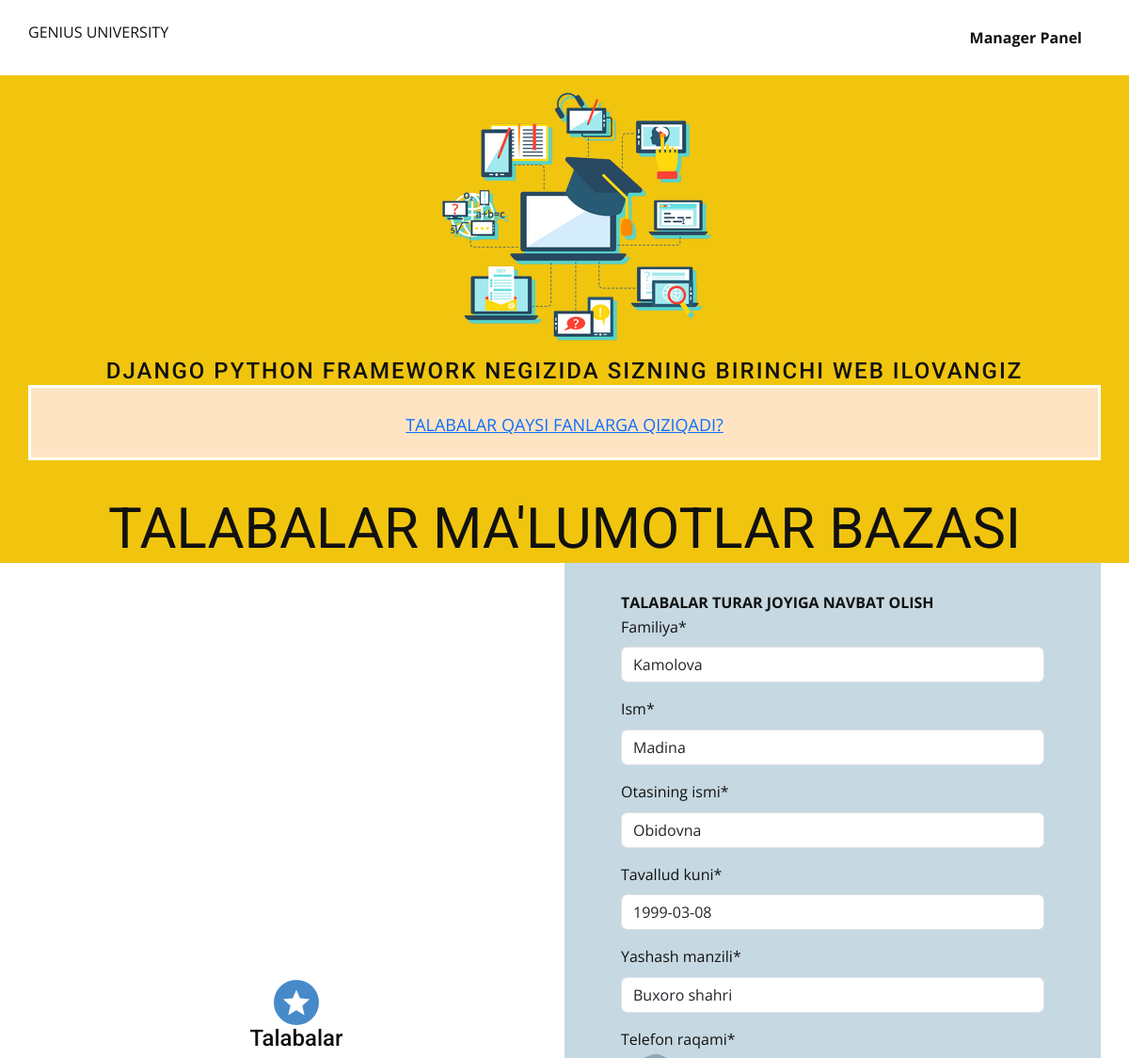
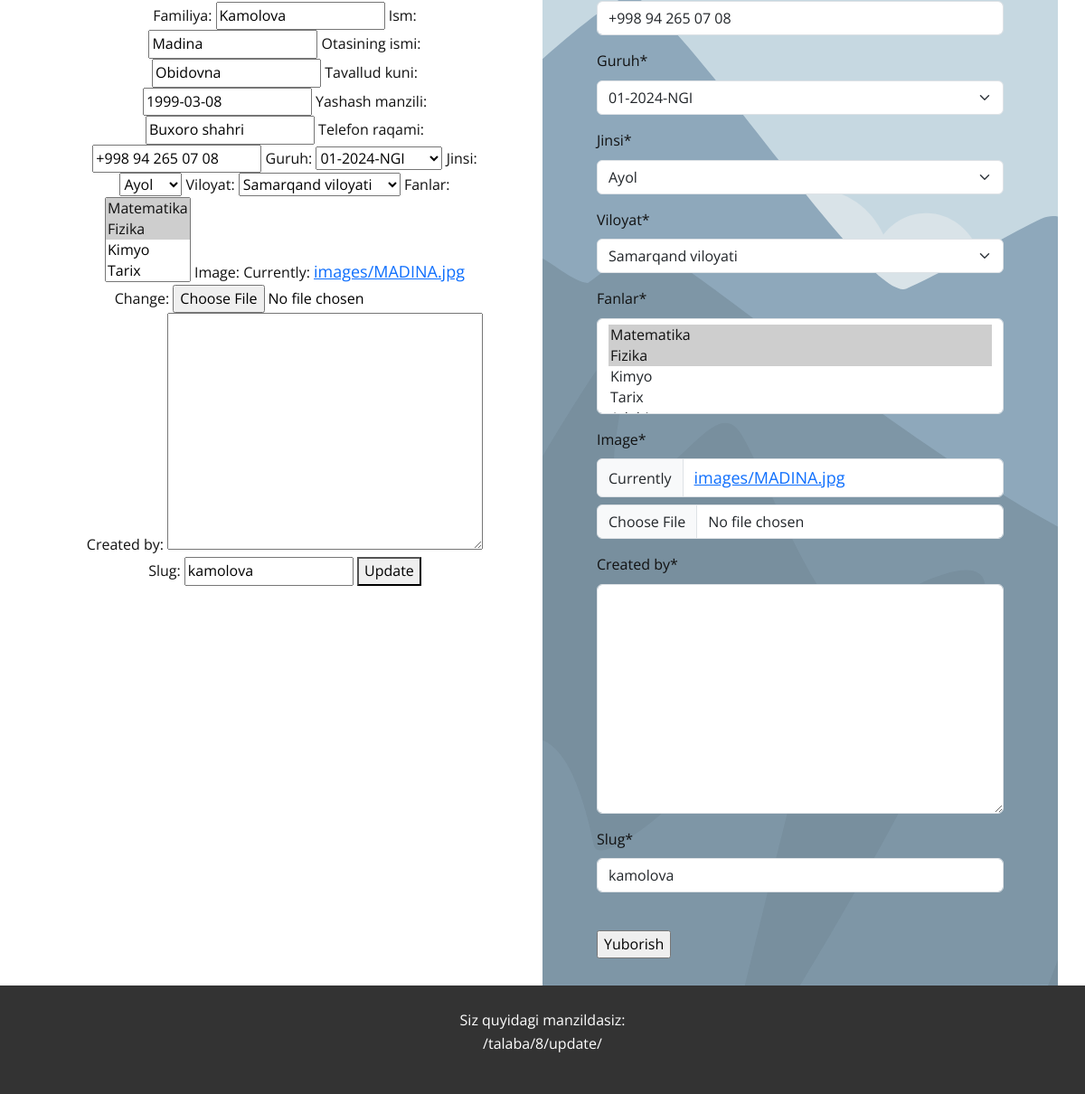
The page /talaba/8/update/ on the database its author committed (2 pictures, top to bottom).
### student/models.py (models this page shows, shortened)
class Talaba(models.Model):
    familiya = models.CharField(max_length=50)
    ism = models.CharField(max_length=50)
    otasining_ismi = models.CharField(max_length=50)
    tavallud_kuni = models.DateField()
    yashash_manzili = models.CharField(max_length=200)
    telefon_raqami = models.CharField(max_length=100)
    guruh = models.ForeignKey('Guruh', on_delete=models.DO_NOTHING, db_column='guruh', related_name= 'all_students')
    jinsi = models.ForeignKey('Jinsi', on_delete=models.DO_NOTHING, db_column='jinsi')
    viloyat = models.ForeignKey('Viloyatlar', on_delete=models.DO_NOTHING, db_column='viloyat')
    fanlar = models.ManyToManyField('Fanlar')
    image = models.ImageField(upload_to='images')
    created_by = CurrentUserField()
    slug = models.SlugField()
    class Meta:
        managed = True
        db_table = 'talaba'
        ordering = ["familiya"]
        verbose_name = "Talaba"
        verbose_name_plural = "Talabalar"

### student/views.py (the view)
# urls.py: path('talaba/<int:pk>/update/', TalabaUpdateView.as_view(), name='your_model_update'),
class TalabaUpdateView(UpdateView):
    model = Talaba
    template_name = 'talabalist.html'
    fields = '__all__'
    success_url = reverse_lazy('index')

### student/models.py (called while the page is built)
    def __str__(self):
        return self.fanlar_nomi

    def __str__(self):
        return self.guruh_raqami

    def __str__(self):
        return self.jins

    def __str__(self):
        return self.viloyat_nomi

### student/templates/talabalist.html (shortened to what this page needs)
{% extends 'base.html' %}
{% block 'data' %}
<h4>Talabalar</h4>
<form method="post">
    {{ form }}
    <button type="submit">Update</button>
</form>
{% endblock %}
{% block 'footer' %}
</br> Siz quyidagi manzildasiz: </br>
      {{  request.path  }}</br>
{% endblock %}

### student/templates/base.html (shortened to what this page needs)
{% load static %}
{%load crispy_forms_tags %}
<!DOCTYPE html>
<html style="font-size: 16px;" lang="ru"><head>
    <link rel="stylesheet" href="{% static 'nicepage.css' %}" media="screen">
    <link rel="stylesheet" href="{% static 'main.css' %}" media="screen">
  <link rel="stylesheet" href="https://code.jquery.com/ui/1.13.2/themes/base/jquery-ui.css">
  <link href="https://cdn.jsdelivr.net/npm/bootstrap@5.3.3/dist/css/bootstrap.min.css" rel="stylesheet">
  <meta data-intl-tel-input-cdn-path="intlTelInput/"></head>
  <body data-home-page="https://website6161720.nicepage.io/Главная.html?version=b3ee80cb-ac63-7ad0-20cd-9604ff540ec7" data-home-page-title="Главная" data-path-to-root="./" data-include-products="false" class="u-body u-xl-mode" data-lang="ru"><header class="u-clearfix u-header u-header" id="sec-e7a5"><div class="u-clearfix u-sheet u-valign-middle u-sheet-1">
        <a href="/" class="u-image u-logo u-image-1">GENIUS UNIVERSITY</a>
        <nav class="u-menu u-menu-dropdown u-offcanvas u-menu-1">
          <div class="u-nav-container">
            <ul class="u-nav u-unstyled u-nav-1">
                <li class="u-nav-item"><strong><a class="u-button-style u-nav-link u-text-active-palette-1-base u-text-hover-palette-2-base" href="/manager" style="padding: 10px 20px;">Manager Panel</a></strong>
</li>
</ul>
          </div>
        </nav>
      </div></header>
    <section class="u-align-center u-clearfix u-palette-3-base u-section-1" id="sec-db25">
      <div class="u-clearfix u-sheet u-valign-middle u-sheet-1"><img src="{% static 'default-logo.png' %}" width="300px" style="margin-left: 38%;"/>
        <h4 class="u-text u-text-default u-text-1">Django Python Framework negizida Sizning birinchi web ilovangiz</h4>
          <div style="padding-bottom:20px; border-style:solid; border-color: white; background-color: bisque"></br>
            <a href="/fanlar.jspx">TALABALAR QAYSI FANLARGA QIZIQADI?</a></div>
        <h3 class="u-custom-font u-font-abril-fatface u-text u-text-default u-text-2">TALABALAR MA'LUMOTLAR BAZASI
        </h3>
      </div>
    </section>
    <section class="u-clearfix u-section-2" id="sec-ed8f">
      <div class="u-clearfix u-sheet u-sheet-1">
        <div class="data-layout-selected u-clearfix u-expanded-width u-gutter-0 u-layout-wrap u-layout-wrap-1">
          <div class="u-layout">
            <div class="u-layout-row">
              <div class="u-align-center u-container-style u-layout-cell u-left-cell u-size-30 u-size-xs-60 u-white u-layout-cell-1" src="">
                <div class="u-container-layout u-valign-middle u-container-layout-1"><span class="u-icon u-icon-circle u-palette-1-base u-icon-1"><svg class="u-svg-link" preserveAspectRatio="xMidYMin slice" viewBox="0 0 32 32"><use xlink:href="#svg-9a68"></use></svg>
              </span>
                 {% block 'data' %}{% endblock %}
                </div>
              </div>
              <div class="u-container-style u-image u-layout-cell u-right-cell u-size-30 u-size-xs-60 u-image-1" src="" data-image-width="1080" data-image-height="1080">
                <div class="u-container-layout u-valign-middle u-container-layout-2" src="">
                    {% if form %}
                    <strong>TALABALAR TURAR JOYIGA NAVBAT OLISH</strong>
                    <form method="post">
                      {{ form|crispy }}</br>
                      <input type="submit" value="Yuborish">
                      </form>
                      {% endif %}
                </div>
              </div>
            </div>
          </div>
        </div>
      </div>
    </section>
    <footer class="u-align-center u-clearfix u-footer u-grey-80 u-footer" id="sec-bfb7">
      <div class="u-clearfix u-sheet u-sheet-1">
        {% block 'footer' %}{% endblock %}
      </div></footer>
    </body></html>

### student/static/main.css (style rules this page uses)
.u-section-1 { background-image: none; }
.u-section-1 .u-sheet-1 { min-height: 458px; }
.u-section-1 .u-text-1 { text-transform: uppercase; letter-spacing: 2px; margin: 0 auto; }
.u-section-1 .u-text-2 { font-size: 3.75rem; font-weight: 400; margin: 37px auto 0; }
.u-section-2 { min-height: 66px; }
.u-section-2 .u-sheet-1 { min-height: 655px; }
.u-section-2 .u-layout-wrap-1 { margin: 0 auto 0 0; }
.u-section-2 .u-layout-cell-1 { min-height: 655px; }
.u-section-2 .u-container-layout-1 { padding: 30px 60px; }
.u-section-2 .u-icon-1 { height: 48px; width: 48px; background-image: none; margin: 0 auto; padding: 10px; }
.u-section-2 .u-image-1 { min-height: 655px; background-position: 50% 50%; }
.u-section-2 .u-container-layout-2 { padding: 30px 60px; }

### rows shown on the page
Talaba: familiya "Kamolova", ism "Madina", otasining_ismi "Obidovna", tavallud_kuni "1999-03-08", yashash_manzili "Buxoro shahri", telefon_raqami "+998 94 265 07 08", guruh "01-2024-NGI", jinsi "Ayol", viloyat "Samarqand viloyati", slug "kamolova"

### other values the page prints
{{ request.path }} "/talaba/8/update/"
